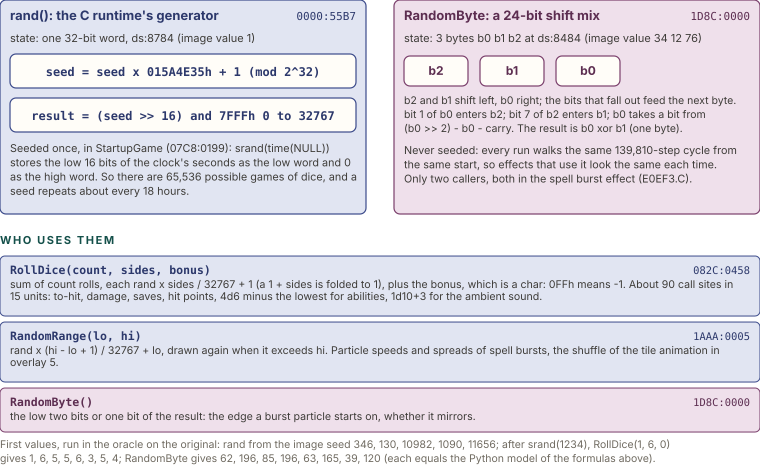

Here is the Python script that generated this plot:
import sys; sys.path.insert(0, '.')
from figlib import *

c = Canvas(760, 440)
# left: LCG
c.rect(0, 0, 366, 214, fill=PAL["navy"][2], stroke=PAL["navy"][1], sw=1.2, rx=6)
c.text(10, 20, "rand(): the C runtime's generator", size=13, weight=700, color=PAL["navy"][0])
c.text(356, 20, "0000:55B7", size=11, color=PAL["navy"][0], anchor="end", mono=True)
c.text(10, 42, "state: one 32-bit word, ds:8784 (image value 1)", size=11, color=INK2)
c.box(10, 54, 346, 34, "navy", None, None, fill=CARD)
c.text(183, 76, "seed = seed x 015A4E35h + 1   (mod 2^32)", size=12, weight=600, color=PAL["navy"][0], anchor="middle", mono=True)
c.box(10, 98, 346, 34, "navy", None, None, fill=CARD)
c.text(183, 120, "result = (seed >> 16) and 7FFFh      0 to 32767", size=12, weight=600, color=PAL["navy"][0], anchor="middle", mono=True)
c.para(10, 152, "Seeded once, in StartupGame (07C8:0199): srand(time(NULL)) stores the low 16 bits of the clock's seconds as the low word and 0 as the high word. So there are 65,536 possible games of dice, and a seed repeats about every 18 hours.", 346, size=10.8, color=INK2)
# right: shift mix
c.rect(394, 0, 366, 214, fill=PAL["plum"][2], stroke=PAL["plum"][1], sw=1.2, rx=6)
c.text(404, 20, "RandomByte: a 24-bit shift mix", size=13, weight=700, color=PAL["plum"][0])
c.text(750, 20, "1D8C:0000", size=11, color=PAL["plum"][0], anchor="end", mono=True)
c.text(404, 42, "state: 3 bytes b0 b1 b2 at ds:8484 (image value 34 12 76)", size=11, color=INK2)
bx = 404
for i, (n, x) in enumerate((("b2", 404), ("b1", 480), ("b0", 556))):
    c.box(x, 56, 64, 30, "plum", n, None, fill=CARD, tsize=12)
c.text(404, 104, "b2 and b1 shift left, b0 right; the bits that fall out feed the next byte.", size=10.5, color=INK2)
c.text(404, 118, "bit 1 of b0 enters b2; bit 7 of b2 enters b1; b0 takes a bit from", size=10.5, color=INK2)
c.text(404, 132, "(b0 >> 2) - b0 - carry. The result is  b0 xor b1  (one byte).", size=10.5, color=INK2)
c.para(404, 154, "Never seeded: every run walks the same 139,810-step cycle from the same start, so effects that use it look the same each time. Only two callers, both in the spell burst effect (E0EF3.C).", 346, size=10.8, color=INK2)
# consumers
c.section(0, 244, "Who uses them")
cons = [
    ("RollDice(count, sides, bonus)", "082C:0458", "sum of count rolls, each  rand x sides / 32767 + 1  (a 1 + sides is folded to 1), plus the bonus, which is a char: 0FFh means -1. About 90 call sites in 15 units: to-hit, damage, saves, hit points, 4d6 minus the lowest for abilities, 1d10+3 for the ambient sound.", "navy"),
    ("RandomRange(lo, hi)", "1AAA:0005", "rand x (hi - lo + 1) / 32767 + lo, drawn again when it exceeds hi. Particle speeds and spreads of spell bursts, the shuffle of the tile animation in overlay 5.", "navy"),
    ("RandomByte()", "1D8C:0000", "the low two bits or one bit of the result: the edge a burst particle starts on, whether it mirrors.", "plum"),
]
y = 256
for t, a, b, k in cons:
    h = 44 if len(b) < 130 else 60
    c.rect(0, y, 760, h, fill=PAL[k][2], stroke=PAL[k][1], sw=1, rx=5)
    c.text(10, y + 18, t, size=11.5, weight=700, color=PAL[k][0], mono=True)
    c.text(750, y + 18, a, size=10.5, color=PAL[k][0], anchor="end", mono=True)
    for j, l in enumerate(wrap(b, 740, 10.6)[:3]):
        c.text(10, y + 32 + 12 * j, l, size=10.6, color=INK2)
    y += h + 6
c.text(0, y + 10, "First values, run in the oracle on the original: rand from the image seed 346, 130, 10982, 1090, 11656; after srand(1234), RollDice(1, 6, 0)", size=10.5, color=MUTED)
c.text(0, y + 24, "gives 1, 6, 5, 5, 6, 3, 5, 4; RandomByte gives 62, 196, 85, 196, 63, 165, 39, 120 (each equals the Python model of the formulas above).", size=10.5, color=MUTED)
c.h = y + 36
c.save("figs/arc_rng.svg")
